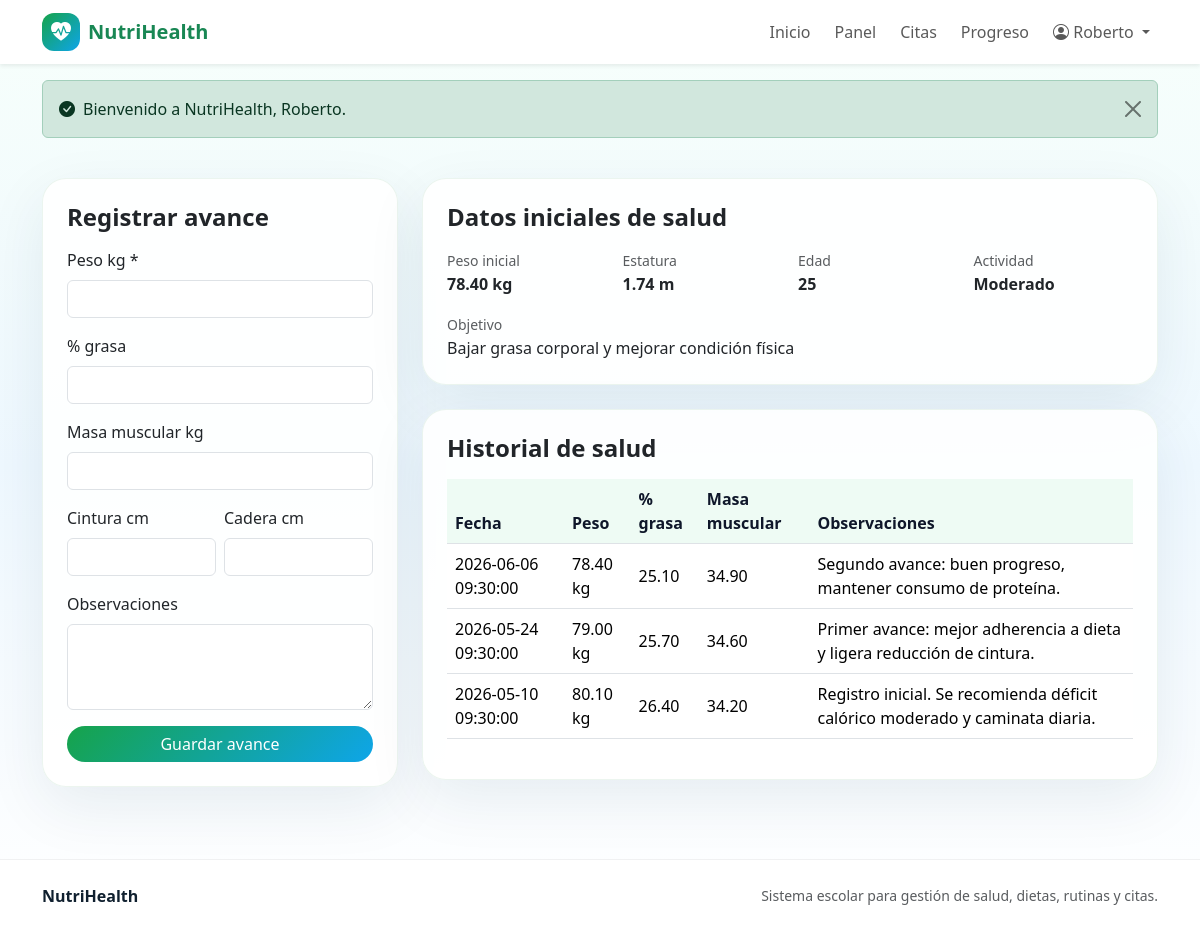
The app's page /pages/paciente/progreso.php (signed in) with its own data.
### tables this page shows
CREATE TABLE personas (
    id INT AUTO_INCREMENT PRIMARY KEY,
    nombre VARCHAR(100) NOT NULL,
    apellido_paterno VARCHAR(100),
    apellido_materno VARCHAR(100),
    fecha_nacimiento DATE,
    sexo ENUM('Masculino', 'Femenino', 'Otro'),
    telefono VARCHAR(20),
    email VARCHAR(100) UNIQUE NOT NULL,
    direccion TEXT,
    usuario VARCHAR(50) UNIQUE NOT NULL,
    password_hash VARCHAR(255) NOT NULL,
    rol ENUM('paciente', 'nutriologo', 'entrenador') NOT NULL,
    activo BOOLEAN DEFAULT TRUE,
    fecha_registro DATETIME DEFAULT CURRENT_TIMESTAMP
);

CREATE TABLE datos_salud (
    id INT AUTO_INCREMENT PRIMARY KEY,
    paciente_id INT NOT NULL,
    peso DECIMAL(5,2),
    estatura DECIMAL(4,2),
    edad INT,
    enfermedades TEXT,
    alergias TEXT,
    medicamentos TEXT,
    objetivo_salud VARCHAR(150),
    nivel_actividad ENUM('Bajo', 'Moderado', 'Alto'),
    fecha_registro DATETIME DEFAULT CURRENT_TIMESTAMP,

    FOREIGN KEY (paciente_id) REFERENCES personas(id)
);

CREATE TABLE historial_salud (
    id INT AUTO_INCREMENT PRIMARY KEY,
    paciente_id INT NOT NULL,
    peso DECIMAL(5,2),
    porcentaje_grasa DECIMAL(5,2),
    masa_muscular DECIMAL(5,2),
    cintura DECIMAL(5,2),
    cadera DECIMAL(5,2),
    observaciones TEXT,
    fecha_registro DATETIME DEFAULT CURRENT_TIMESTAMP,

    FOREIGN KEY (paciente_id) REFERENCES personas(id)
);

### includes/functions.php (called while the page is built, shortened)
<?php
require_once __DIR__ . '/../config/database.php';
function normalize_path_for_url(string $path): string
{
    $path = str_replace('\\', '/', $path);
    $parts = [];
    foreach (explode('/', $path) as $part) {
        if ($part === '' || $part === '.') {
            continue;
        }
        $parts[] = $part;
    }
    return implode('/', $parts);
}
function relative_url_from_current_script(string $targetPath): string
{
    $scriptFile = $_SERVER['SCRIPT_FILENAME'] ?? APP_ROOT . DIRECTORY_SEPARATOR . 'index.php';
    $scriptDir = normalize_path_for_url(dirname($scriptFile));
    $target = normalize_path_for_url(APP_ROOT . ($targetPath !== '' ? DIRECTORY_SEPARATOR . str_replace('/', DIRECTORY_SEPARATOR, $targetPath) : ''));
    $fromParts = $scriptDir === '' ? [] : explode('/', $scriptDir);
    $toParts = $target === '' ? [] : explode('/', $target);
    $i = 0;
    $max = min(count($fromParts), count($toParts));
    while ($i < $max && $fromParts[$i] === $toParts[$i]) {
        $i++;
    }
    $up = array_fill(0, count($fromParts) - $i, '..');
    $down = array_slice($toParts, $i);
    $relativeParts = array_merge($up, $down);
    return $relativeParts ? implode('/', $relativeParts) : '.';
}
function base_url(string $path = ''): string
{
    $path = ltrim($path, '/');
    preg_match('/^([^?#]*)([?#].*)?$/', $path, $matches);
    $cleanPath = $matches[1] ?? '';
    $suffix = $matches[2] ?? '';
    $relative = relative_url_from_current_script($cleanPath);
    if ($cleanPath === '') {
        return $relative === '.' ? './' : rtrim($relative, '/') . '/';
    }
    return $relative . $suffix;
}
function e(?string $value): string
{
    return htmlspecialchars($value ?? '', ENT_QUOTES, 'UTF-8');
}
function current_user(): ?array
{
    return $_SESSION['user'] ?? null;
}
function get_person(int $id): ?array
{
    $stmt = db()->prepare('SELECT * FROM personas WHERE id = ?');
    $stmt->execute([$id]);
    $person = $stmt->fetch();
    return $person ?: null;
}
function latest_health_data(int $pacienteId): ?array
{
    $stmt = db()->prepare('SELECT * FROM datos_salud WHERE paciente_id = ? ORDER BY fecha_registro DESC, id DESC LIMIT 1');
    $stmt->execute([$pacienteId]);
    $row = $stmt->fetch();
    return $row ?: null;
}

### config/database.php (called while the page is built, shortened)
<?php
function db(): PDO
{
    static $pdo = null;
    if ($pdo === null) {
        $host = 'localhost';
        $database = 'sitio_salud';
        $user = 'root';
        $password = '';
        $charset = 'utf8mb4';
        $dsn = "mysql:host={$host};dbname={$database};charset={$charset}";
        $options = [
            PDO::ATTR_ERRMODE => PDO::ERRMODE_EXCEPTION,
            PDO::ATTR_DEFAULT_FETCH_MODE => PDO::FETCH_ASSOC,
            PDO::ATTR_EMULATE_PREPARES => false,
        ];
        $pdo = new PDO($dsn, $user, $password, $options);
    }
    return $pdo;
}

### pages/paciente/progreso.php (the view, shortened to what this page needs)
<?php
require_once __DIR__ . '/../../includes/functions.php';
$user = current_user();
$patient = get_person((int)$user['id']);
$health = latest_health_data((int)$user['id']);
$stmt = db()->prepare('SELECT * FROM historial_salud WHERE paciente_id = ? ORDER BY fecha_registro DESC');
$stmt->execute([$user['id']]);
$historial = $stmt->fetchAll();
require __DIR__ . '/../../includes/header.php';
?>
<section class="container py-4">
    <div class="row g-4">
        <div class="col-lg-4">
            <div class="card card-soft p-4">
                <h1 class="h4 fw-bold mb-3">Registrar avance</h1>
                <form method="post" action="<?= base_url('actions/historial_guardar.php') ?>">
                    <div class="mb-3"><label class="form-label">Peso kg *</label><input type="number" step="0.01" name="peso" class="form-control" required></div>
                    <div class="mb-3"><label class="form-label">% grasa</label><input type="number" step="0.01" name="porcentaje_grasa" class="form-control"></div>
                    <div class="mb-3"><label class="form-label">Masa muscular kg</label><input type="number" step="0.01" name="masa_muscular" class="form-control"></div>
                    <div class="row g-2">
                        <div class="col-6 mb-3"><label class="form-label">Cintura cm</label><input type="number" step="0.01" name="cintura" class="form-control"></div>
                        <div class="col-6 mb-3"><label class="form-label">Cadera cm</label><input type="number" step="0.01" name="cadera" class="form-control"></div>
                    </div>
                    <div class="mb-3"><label class="form-label">Observaciones</label><textarea name="observaciones" rows="3" class="form-control"></textarea></div>
                    <button class="btn btn-nh rounded-pill w-100">Guardar avance</button>
                </form>
            </div>
        </div>
        <div class="col-lg-8">
            <div class="card card-soft p-4 mb-4">
                <h2 class="h4 fw-bold mb-3">Datos iniciales de salud</h2>
                <?php if ($health): ?>
                    <div class="row g-3">
                        <div class="col-md-3"><span class="text-muted small">Peso inicial</span><div class="fw-bold"><?= e($health['peso']) ?> kg</div></div>
                        <div class="col-md-3"><span class="text-muted small">Estatura</span><div class="fw-bold"><?= e($health['estatura']) ?> m</div></div>
                        <div class="col-md-3"><span class="text-muted small">Edad</span><div class="fw-bold"><?= e($health['edad']) ?></div></div>
                        <div class="col-md-3"><span class="text-muted small">Actividad</span><div class="fw-bold"><?= e($health['nivel_actividad']) ?></div></div>
                        <div class="col-12"><span class="text-muted small">Objetivo</span><div><?= e($health['objetivo_salud']) ?: 'Sin objetivo capturado' ?></div></div>
                    </div>
                <?php else: ?>
                    <p class="text-muted mb-0">No hay datos iniciales.</p>
                <?php endif; ?>
            </div>
            <div class="card card-soft p-4">
                <h2 class="h4 fw-bold mb-3">Historial de salud</h2>
                <div class="table-responsive">
                    <table class="table align-middle">
                        <thead><tr><th>Fecha</th><th>Peso</th><th>% grasa</th><th>Masa muscular</th><th>Observaciones</th></tr></thead>
                        <tbody>
                        <?php foreach ($historial as $h): ?>
                            <tr>
                                <td><?= e($h['fecha_registro']) ?></td>
                                <td><?= e($h['peso']) ?> kg</td>
                                <td><?= e($h['porcentaje_grasa']) ?></td>
                                <td><?= e($h['masa_muscular']) ?></td>
                                <td><?= e($h['observaciones']) ?></td>
                            </tr>
                        <?php endforeach; ?>
                        </tbody>
                    </table>
                </div>
            </div>
        </div>
    </div>
</section>
<?php require __DIR__ . '/../../includes/footer.php'; ?>

### includes/navbar.php (shortened to what this page needs)
<?php $user = current_user(); ?>
<nav class="navbar navbar-expand-lg navbar-light bg-white sticky-top shadow-sm">
    <div class="container">
        <a class="navbar-brand d-flex align-items-center gap-2 fw-bold text-success" href="<?= base_url('index.php') ?>">
            <span class="brand-icon"><i class="bi bi-heart-pulse-fill"></i></span>
            NutriHealth
        </a>
        <div class="collapse navbar-collapse" id="mainNavbar">
            <ul class="navbar-nav ms-auto align-items-lg-center gap-lg-2">
                <li class="nav-item"><a class="nav-link" href="<?= base_url('index.php') ?>">Inicio</a></li>
                <?php if ($user): ?>
                    <li class="nav-item"><a class="nav-link" href="<?= base_url('dashboard.php') ?>">Panel</a></li>
                    <?php if ($user['rol'] === 'paciente'): ?>
                        <li class="nav-item"><a class="nav-link" href="<?= base_url('pages/paciente/citas.php') ?>">Citas</a></li>
                        <li class="nav-item"><a class="nav-link" href="<?= base_url('pages/paciente/progreso.php') ?>">Progreso</a></li>
                    <?php elseif ($user['rol'] === 'nutriologo'): ?>
                        <li class="nav-item"><a class="nav-link" href="<?= base_url('pages/nutriologo/pacientes.php') ?>">Pacientes</a></li>
                        <li class="nav-item"><a class="nav-link" href="<?= base_url('pages/nutriologo/dietas.php') ?>">Dietas</a></li>
                    <?php endif; ?>
                    <li class="nav-item dropdown">
                        <a class="nav-link dropdown-toggle" href="#" data-bs-toggle="dropdown">
                            <i class="bi bi-person-circle"></i> <?= e($user['nombre']) ?>
                        </a>
                    </li>
                <?php else: ?>
                    <li class="nav-item"><a class="nav-link" href="<?= base_url('login.php') ?>">Iniciar sesión</a></li>
                    <li class="nav-item"><a class="btn btn-success rounded-pill px-4" href="<?= base_url('register.php') ?>">Registrarse</a></li>
                <?php endif; ?>
            </ul>
        </div>
    </div>
</nav>

### assets/css/style.css (style rules this page uses)
:root { --nh-green: #16a34a; --nh-green-dark: #0f7a37; --nh-blue: #0ea5e9; --nh-blue-dark: #0369a1; --nh-soft: #f4fbf7; --nh-text: #10202f; }
body { min-height: 100vh; background: linear-gradient(180deg, #f7fffb 0%, #eef8ff 50%, #ffffff 100%); color: var(--nh-text); }
.brand-icon { width: 38px; height: 38px; display: inline-flex; align-items: center; justify-content: center; color: #fff; background: linear-gradient(135deg, var(--nh-green), var(--nh-blue)); border-radius: 12px; }
.btn-nh { background: linear-gradient(135deg, var(--nh-green), var(--nh-blue)); border: none; color: #fff; }
.card-soft { background: rgba(255, 255, 255, .88); border: 1px solid rgba(15, 122, 55, .08); box-shadow: 0 20px 60px rgba(2, 47, 74, .08); border-radius: 24px; }
.table thead th { color: #0f172a; background: #eefbf4; }

### records on screen
personas: nombre "Roberto"
datos_salud: peso "78.40", estatura "1.74", edad "25", nivel_actividad "Moderado", objetivo_salud "Bajar grasa corporal y mejorar condición física"
historial_salud: fecha_registro "2026-06-06 09:30:00", peso "78.40", porcentaje_grasa "25.10", masa_muscular "34.90", observaciones "Segundo avance: buen progreso, mantener consumo de proteína."
historial_salud: fecha_registro "2026-05-24 09:30:00", peso "79.00", porcentaje_grasa "25.70", masa_muscular "34.60", observaciones "Primer avance: mejor adherencia a dieta y ligera reducción de cintura."
historial_salud: fecha_registro "2026-05-10 09:30:00", peso "80.10", porcentaje_grasa "26.40", masa_muscular "34.20", observaciones "Registro inicial. Se recomienda déficit calórico moderado y caminata diaria."

### other values on screen
$message "Bienvenido a NutriHealth, Roberto."
